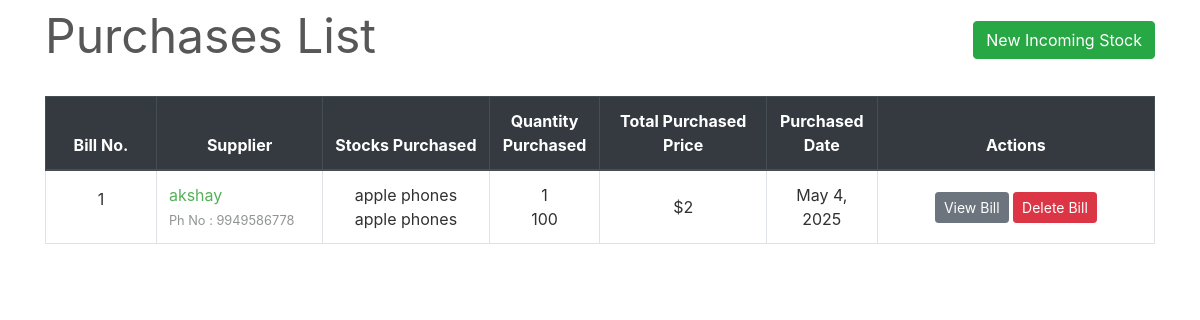
The page /transactions/purchases/ on the database its author committed.
### transactions/views.py (the view)
class PurchaseView(ListView):
    model = PurchaseBill
    template_name = "purchases/purchases_list.html"
    context_object_name = 'bills'
    ordering = ['-time']
    paginate_by = 10

### transactions/templates/purchases/purchases_list.html (shortened to what this page needs)
{% extends "base.html" %}
{% load widget_tweaks %}
{% block content %}
    <div class="row" style="color: #575757; font-style: bold; font-size: 3rem;">
        <div class="col-md-8">Purchases List</div>
        <div class="col-md-4">
            <div style="float:right;"> <a class="btn btn-success" href="{% url 'select-supplier' %}">New Incoming Stock</a> </div>
        </div>
    </div>
    <br>
    <table class="table table-css table-hover table-bordered">
        <thead class="thead-dark align-middle">
            <tr>
                <th width="10%">Bill No.</th>
                <th width="15%">Supplier</th>
                <th width="15%">Stocks Purchased</th>
                <th width="10%">Quantity Purchased</th>
                <th width="15%">Total Purchased Price</th>
                <th width="10%">Purchased Date</th>
                <th width="25%">Actions</th>
            </tr>
        </thead>
{% if bills %}
        <tbody>
            {% for purchase in bills %}
            <tr>
                <td class="align-middle"> <p>{{ purchase.billno }}</p> </td>
                <td class="">
                    {% if purchase.supplier.is_deleted %}
                        {{ purchase.supplier }}<br>
                    {% else %}
                        <a href="{% url 'supplier' purchase.supplier.name %}">{{ purchase.supplier }}</a> <br>
                    {% endif %}
                    <small style="color: #909494">Ph No : {{ purchase.supplier.phone }}</small>
                </td>
                <td class="align-middle">{% for item in purchase.get_items_list %} {{ item.stock.name }} <br> {% endfor %}</td>
                <td class="align-middle">{% for item in purchase.get_items_list %} {{ item.quantity }} <br> {% endfor %}</td>
                <td class="align-middle">${{ purchase.get_total_price }}</td>
                <td class="align-middle">{{ purchase.time.date }}</td>
                <td class="align-middle"> <a href="{% url 'purchase-bill' purchase.billno %}" class="btn btn-secondary btn-sm">View Bill</a> <a href="{% url 'delete-purchase' purchase.pk %}" class="btn btn-danger btn-sm">Delete Bill</a> </td>
            </tr>
            {% endfor %}
        </tbody>
    </table>
{% else %}
        <tbody></tbody>
    </table>
    <br><br><br><br><br><br><br><br>
    <div style="color: #575757; font-style: bold; font-size: 1.5rem; text-align: center;">The records are empty. Please try adding some.</div>
{% endif %}
{% endblock content %}

### homepage/static/css/main.css (style rules this page uses)
body, html { height: 100%; }
p { color: rgb(49, 49, 49); }
a { color: #55b159; }
.table-css { color: #313131; }
.align-middle { text-align: center; }

### rows shown on the page
PurchaseBill: billno "1", supplier "akshay", supplier.phone "9949586778", get_total_price "2", time "May 4, 2025"
PurchaseItem: stock.name "apple phones", quantity "1"
PurchaseItem: stock.name "apple phones", quantity "100"
